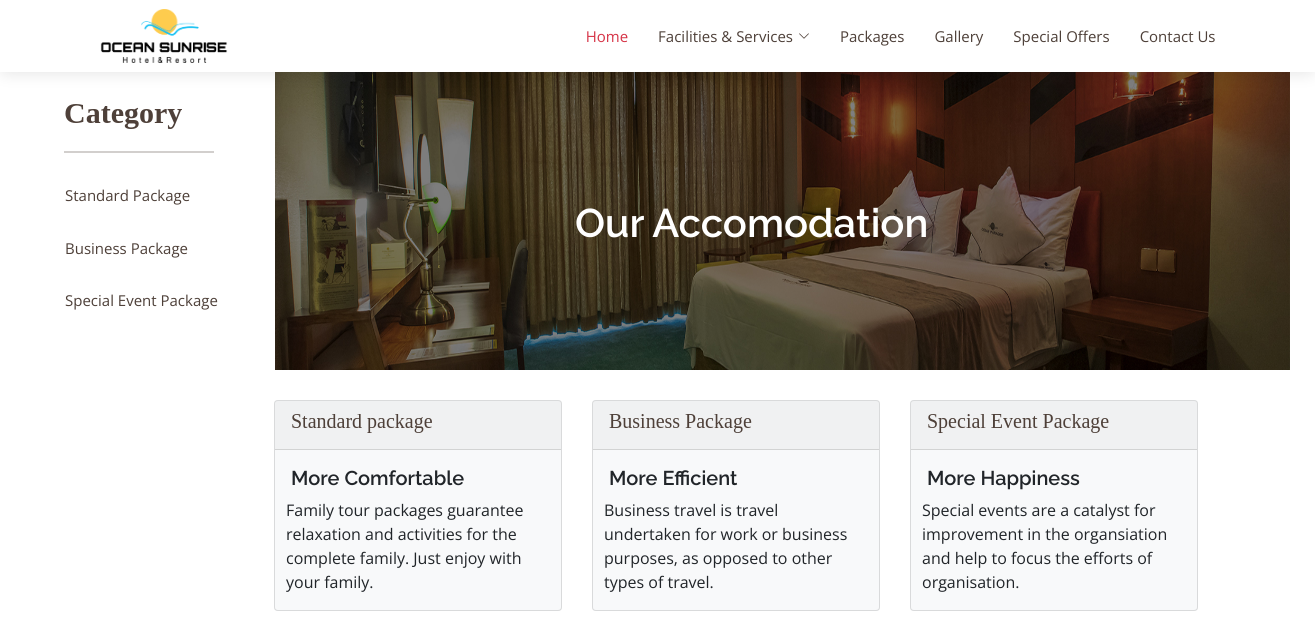
Screenshot of /catagory.php with the database file from the repository.
### tables this page shows
CREATE TABLE `category` (
  `Cat_id` int(100) NOT NULL,
  `Cat_name` varchar(2000) NOT NULL
);

### left.php (the view, shortened to what this page needs)
<?php include('function.php'); ?>
<div style="height:20px"></div>
<div style="width:1000px; margin:50px" >
<div style="width:200px; float:left">
<table cellpadding="0" cellspacing="0" width="1000px">
<tr><td style="font-family:Cinzel Decoratives; font-size:30px; padding-left:14px; padding-top:20px; color:#4e4039"><b>Category</b><hr style="width: 150px; height: 2px;"></td></tr>
<?php
$s="select * from category";
$result=mysqli_query($cn,$s);
while($data=mysqli_fetch_array($result))
{
		echo "<tr><td style='font-size:15px; padding:15px;'><a href='subcatagory.php?catid=$data[0]'>$data[1]</a></td></tr>";
}
?>
</table>
</div>
</div>

### css/style.css (style rules this page uses)
body { font-family: "Open Sans", sans-serif; color: #212529; }
a { color: #4e4039; text-decoration: none; }

### rows the page displays
category: Cat_name "Standard Package"
category: Cat_name "Business Package"
category: Cat_name "Special Event Package"
